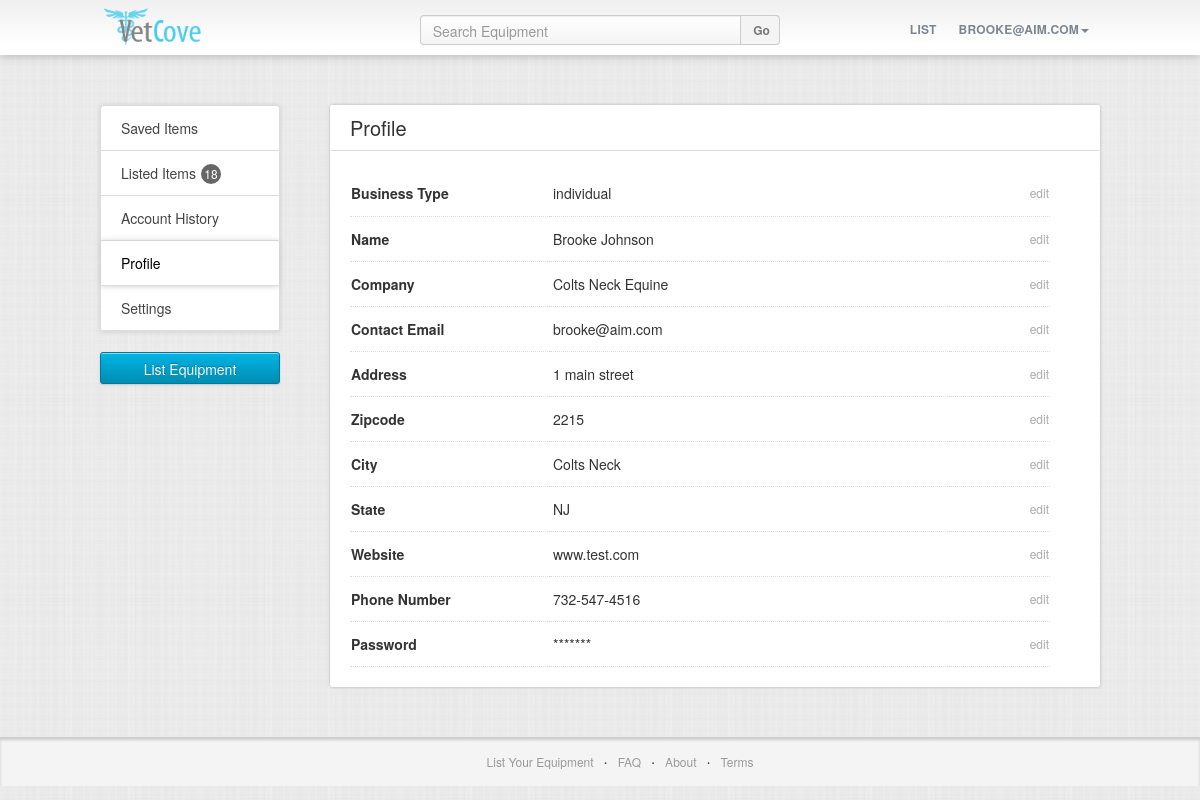
Screenshot of /profile (signed in) with the database file from the repository.
### deviceapp/models.py (models this page shows, shortened)
class BasicUser(models.Model):
	user = models.OneToOneField(User)
	businesstype = models.CharField(max_length=60)
	name = models.CharField(max_length=60)
	company = models.CharField(max_length=60)
	email = models.CharField(max_length=60)
	address = models.CharField(max_length=60)
	zipcode = models.IntegerField(max_length=5)
	city = models.CharField(max_length=60)
	state = models.CharField(max_length=60)
	website = models.CharField(max_length=60,null=True)
	phonenumber = models.CharField(max_length=60)

### deviceapp/views.py (the view)
# urls.py: url(r'^profile','deviceapp.views.profile'),
@login_required
def profile(request):
	if request.user.is_authenticated():
		bu = BasicUser.objects.get(user=request.user)
		listeditemcount = bu.item_set.all().count()
		saveditemcount = bu.saveditem_set.all().count()
		dict = {'basicuser':bu,"saveditemcount":saveditemcount,"listeditemcount":listeditemcount}
		if request.method == "GET":
			try:
				error = request.GET['e']
				if error == 'password':
					dict['error']= "Password"
			except:
				print 'error code wrong'
		return render_to_response('profile.html',dict,context_instance=RequestContext(request))
	else:
   		return render_to_response('index.html',context_instance=RequestContext(request))

### medapp/templates/profile.html (shortened to what this page needs)
{% extends 'account.html' %}
{% block profile %}active{% endblock %}
{% block maintitle %}Profile{% endblock %}
{% block maincontent %}
	<div class="profilediv">
		<div class="profileitem">
			<table>
				<tr>
					<td class="category">Business Type</td>
					<td class="uservalue">
						<p>{{basicuser.businesstype}}</p>
					</td>
					<td class="edit">edit</td>
				</tr>
				<tr>
					<td class="category">Name</td>
					<td class="uservalue">
						<p>{{basicuser.name}}</p>
					</td>
					<td class="edit">edit</td>
				</tr>
				<tr>
					<td class="category">Company</td>
					<td class="uservalue">
						<p>{{basicuser.company}}</p>
					</td>
					<td class="edit">edit</td>
				</tr>
				<tr>
					<td class="category">Contact Email</td>
					<td class="uservalue">
						<p>{{basicuser.email}}</p>
					</td>
					<td class="edit">edit</td>
				</tr>
				<tr>
					<td class="category">Address</td>
					<td class="uservalue">
						<p>{{basicuser.address}}</p>
					</td>
					<td class="edit">edit</td>
				</tr>
				<tr>
					<td class="category">Zipcode</td>
					<td class="uservalue">
						<p>{{basicuser.zipcode}}</p>
					</td>
					<td class="edit">edit</td>
				</tr>
				<tr>
					<td class="category">City</td>
					<td class="uservalue">
						<p>{{basicuser.city}}</p>
					</td>
					<td class="edit">edit</td>
				</tr>
				<tr>
					<td class="category">State</td>
					<td class="uservalue">
						<p>{{basicuser.state}}</p>
					</td>
					<td class="edit">edit</td>
				</tr>
				<tr>
					<td class="category">Website</td>
					<td class="uservalue">
						<p>{{basicuser.website}}</p>
					</td>
					<td class="edit">edit</td>
				</tr>
				<tr>
					<td class="category">Phone Number</td>
					<td class="uservalue">
						<p>{{basicuser.phonenumber}}</p>
					</td>
					<td class="edit">edit</td>
				</tr>
				<tr>
					<td class="category">Password</td>
					<td class="uservalue">
						<p>*******</p>
					</td>
					<td class="edit">edit</td>
				</tr>
			</table>
		</div>
	</div>
{% endblock %}

### medapp/templates/base.html (shortened to what this page needs)
<!DOCTYPE html>
<html lang="en">
<head>
<link href="{{STATIC_URL}}css/bootstrap.min.css" rel="stylesheet" type="text/css" />
<link href="{{STATIC_URL}}css/buttons.css" rel="stylesheet" type="text/css" />
<link href="{{STATIC_URL}}css/base.css" rel="stylesheet" type="text/css" />
{% block headercss %}{% endblock %}
</head>
<body>
{% block header %}
<div class="navbar">
  <div class="contain">
	<div class="navbar-header">
	  <a class="navbar-brand" href="/" alt="medbay"><img src="{{STATIC_URL}}img/vetcove_logo.png" alt="Devicerock"/></a>
	</div>
	<div class="navbar-collapse collapse navbar-right">
	  <ul class="nav navbar-nav" id="menuitems">
		{% if user.is_authenticated %}
		<li><a href="/listintro">List</a></li>
		<li class="dropdown">
			<a href="#" class="dropdown-toggle" data-toggle="dropdown">{{user.username}}<b class="caret"></b></a>
		</li>
		{% else %}
		<li><a href="/signup">Join</a></li>
		<li><a href="/login">Login</a></li>
		<li id="listequipment"><a href="/listintro">List Equipment</a></li>
		{% endif %}
	  </ul>
	</div>
	<div id="desktopsearchbar" class="desktopsearchbar navbar-center">
		<form id="searchform" class="customsearchbar" action="/customsearch" method="get">
			<input name="q" id="searchinput" autocomplete="off" class="form-control" type="text" placeholder="Search Equipment"></input>
			<button type="submit" class="btn">Go</button>
		</form>
	</div>
  </div>
</div>
{% endblock %}
{% block content %}
{% endblock %}
{% block footer %}
<footer class="footer">
	<ul>
		<li><a href="/listintro">List Your Equipment</a></li>
		<li class="dot"> &#8901; </li>
		<li><a href="/faq">FAQ</a></li>
		<li class="dot"> &#8901; </li>
		<li><a href="#">About</a></li>
		<li class="dot"> &#8901; </li>
		<li><a href="#">Terms</a></li>
	</ul>
</footer>
{% endblock %}
</body>
</html>

### medapp/static/css/base.css (style rules this page uses)
body { font-family: "helvetica neue",arial,helvetica,freesans,"liberation sans","numbus sans l",sans-serif; line-height: 1.5; background: #f4f4f4; background-image: url("../img/fabric_plaid.png"); }
.contain { max-width: 1030px; margin: 0 auto; padding: 0; }
a { outline: none; }
.navbar { border-radius: 0px; margin: 0; height: 55px; background: #fff; box-shadow: 0 0 10px #aaa; border:none; background-image: -ms-linear-gradient(bottom, #FFFFFF 0%, #FFFFFF 20%, #EFEFEF 100%); background-image: -moz-linear-gradient(bottom, #FFFFFF 0%, #FFFFFF 20%, #EFEFEF 100%); background-image: -o-linear-gradient(bottom, #FFFFFF 0%, #FFFFFF 20%, #EFEFEF 100%); background-image: -webkit-gradient(linear, left bottom, left top, color-stop(0, #FFFFFF), color-stop(0.2, #FFFFFF), color-stop(1, #EFEFEF)); background-image: -webkit-linear-gradient(bottom, #FFFFFF 0%, #FFFFFF 20%, #EFEFEF 100%); background-image: linear-gradient(to top, #FFFFFF 0%, #FFFFFF 20%, #EFEFEF 100%); }
.navbar-center form input { width: 100%; }
.navbar-brand { padding: 7px; }
.navbar-brand img { width: 100px; }
#menuitems li a { transition: color .2s; letter-spacing: .2px; font-weight: 700; text-transform: uppercase; color: #7B858F; margin: 5px 0 4px 0; padding: 3px 10px 0px 10px; border-radius: 4px; font-size: 12px; line-height: 40px; transition: color .2s; border:1px solid transparent; text-shadow: 0 1px 1px #fff; }
#menuitems .caret { border-top-color: #7B858F; }
#desktopsearchbar { padding-top: 15px; margin: 0 auto; width: 35%; max-width: 650px; }
.navbar-brand { font-weight: 800; margin-left: 10px; color: #7B858F; transition: color .2s; }
.customsearchbar input { height: 30px; padding-bottom: 5px; border-top-left-radius: 4px; border-bottom-left-radius: 4px; width: 100%; float: left; border-right: none; margin: 0; padding-right: 45px; background-image: -ms-linear-gradient(top, #FFFFFF 0%, #F4F4F4 100%); background-image: -moz-linear-gradient(top, #FFFFFF 0%, #F4F4F4 100%); background-image: -o-linear-gradient(top, #FFFFFF 0%, #F4F4F4 100%); background-image: -webkit-gradient(linear, left top, left bottom, color-stop(0, #FFFFFF), color-stop(1, #F4F4F4)); background-image: -webkit-linear-gradient(top, #FFFFFF 0%, #F4F4F4 100%); background-image: linear-gradient(to bottom, #FFFFFF 0%, #F4F4F4 100%); }
.customsearchbar button { float: left; height: 30px; width: 40px; margin-left: -40px; border-radius: 0px; border:1px solid #ccc; background: #f4f4f4; color: #777; font-size: 12px; line-height: 15px; font-weight: 800; border-top-right-radius: 4px; border-bottom-right-radius: 4px; transition: background .2s; }
footer { box-shadow: inset 0 3px 3px #ccc; background: #f4f4f4; padding-bottom: 0px; }
footer ul { list-style-type: none; text-align: center; margin: 0 auto 0px auto; }
footer ul li { display: inline-block; padding: 0 3px; line-height: 40px; margin: 4px 0; }
footer ul li a { color: #999; font-size: 12px; font-weight: 200; transition: color .15s; }

### medapp/templates/profile.html (style rules this page uses)
.profilediv { margin: 20px; }
.profileitem { font-size: 14px; text-align: left; line-height: 40px; width: 700px; }
.profileitem tr { border-bottom:1px dotted #ddd; height: 45px; }
.profileitem .category { width: 200px; font-weight: 800; font-size: 14px; }
.profileitem .uservalue { padding-left: 3px; min-width: 400px; font-weight: 200; }
.profileitem .edit { width: 100px; text-align: right; font-size: 12px; color: #aaa; transition: color .2s; }
.profileitem .uservalue p { padding: 0; margin: 0; }

### rows the page displays
BasicUser: businesstype "individual", name "Brooke Johnson", company "Colts Neck Equine", email "brooke@aim.com", address "1 main street", zipcode "2215", city "Colts Neck", state "NJ", website "www.test.com", phonenumber "732-547-4516"

### other values shown
{{ user.username }} "BROOKE@AIM.COM"
{{ listeditemcount }} "18"
